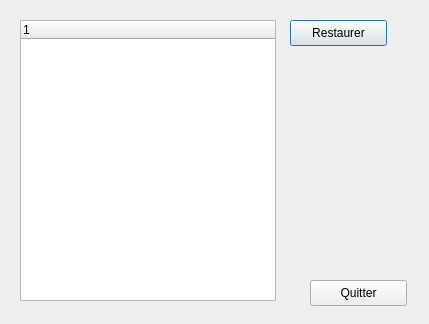
<?xml version="1.0" encoding="UTF-8"?>
<ui version="4.0">
 <class>TrashViewer</class>
 <widget class="QDialog" name="TrashViewer">
  <property name="geometry">
   <rect>
    <x>0</x>
    <y>0</y>
    <width>429</width>
    <height>324</height>
   </rect>
  </property>
  <property name="windowTitle">
   <string>Dialog</string>
  </property>
  <widget class="QTreeWidget" name="listTrash">
   <property name="geometry">
    <rect>
     <x>20</x>
     <y>20</y>
     <width>256</width>
     <height>281</height>
    </rect>
   </property>
   <column>
    <property name="text">
     <string notr="true">1</string>
    </property>
   </column>
  </widget>
  <widget class="QPushButton" name="restoreButton">
   <property name="geometry">
    <rect>
     <x>290</x>
     <y>20</y>
     <width>97</width>
     <height>26</height>
    </rect>
   </property>
   <property name="text">
    <string>Restaurer</string>
   </property>
  </widget>
  <widget class="QPushButton" name="quit">
   <property name="geometry">
    <rect>
     <x>310</x>
     <y>280</y>
     <width>97</width>
     <height>26</height>
    </rect>
   </property>
   <property name="text">
    <string>Quitter</string>
   </property>
  </widget>
 </widget>
 <resources/>
 <connections/>
</ui>
